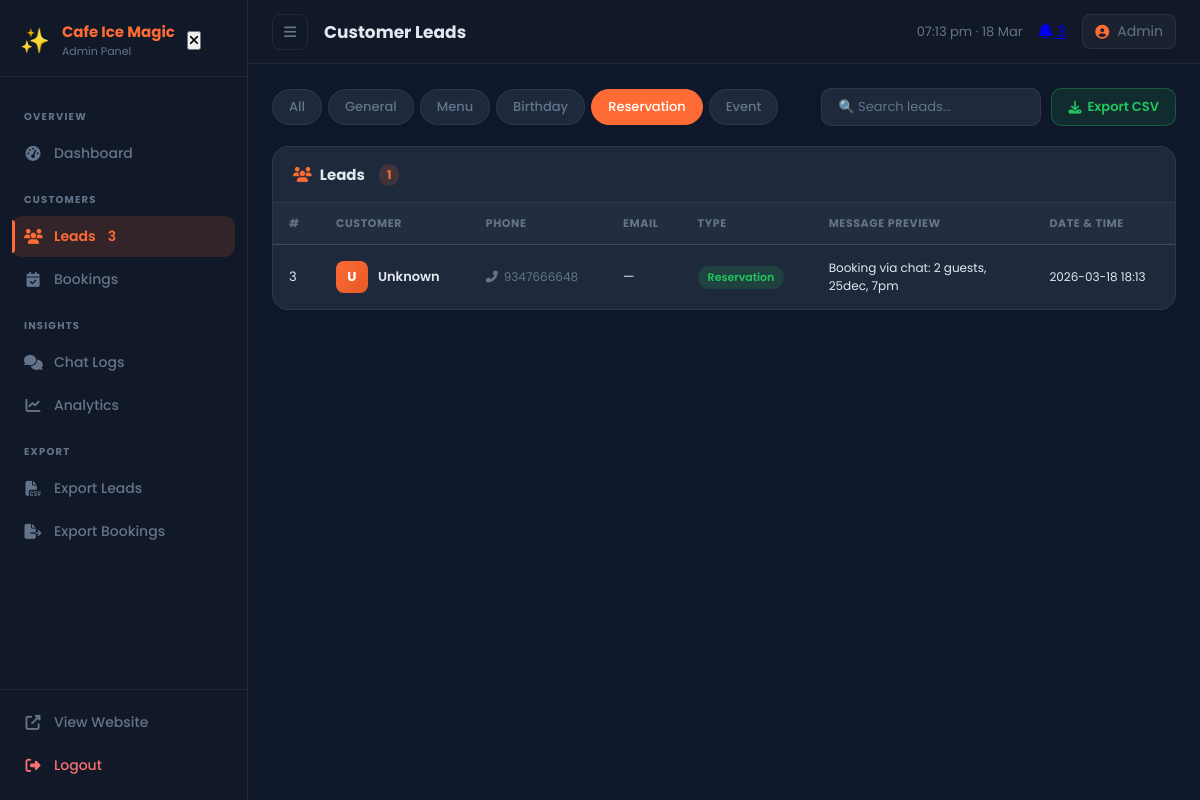
/admin/leads?type=reservation (signed in), run on the app's committed database.
### tables this page shows
CREATE TABLE leads (
            id INTEGER PRIMARY KEY AUTOINCREMENT,
            session_id TEXT,
            name TEXT,
            phone TEXT,
            email TEXT,
            inquiry_type TEXT DEFAULT 'general',
            message TEXT,
            source_page TEXT DEFAULT 'widget',
            created_at TIMESTAMP DEFAULT CURRENT_TIMESTAMP
        , contacted INTEGER DEFAULT 0, contacted_at TIMESTAMP);

### app.py (the view)
@app.route('/admin/leads')
@login_required
def admin_leads():
    inquiry_type = request.args.get('type', 'all')
    contacted    = request.args.get('contacted', None)
    leads = db.get_all_leads(inquiry_type=inquiry_type, contacted=contacted)
    return render_template('admin/leads.html', cafe=CAFE_CONFIG,
                           leads=leads, current_filter=inquiry_type,
                           contacted_filter=contacted)

### app.py (called while the page is built)
@app.context_processor
def inject_sidebar_stats():
    if session.get('admin_logged_in'):
        return {'new_leads_count': db.get_new_leads_count()}
    return {'new_leads_count': 0}

def login_required(f):
    @wraps(f)
    def decorated(*args, **kwargs):
        if not session.get('admin_logged_in'):
            return redirect(url_for('admin_login'))
        return f(*args, **kwargs)
    return decorated

### database.py (called while the page is built)
def get_db():
    conn = sqlite3.connect(DB_PATH)
    conn.row_factory = sqlite3.Row
    conn.execute("PRAGMA journal_mode=WAL")
    return conn

def get_all_leads(inquiry_type=None, contacted=None, limit=500):
    conn = get_db()
    where_clauses = []
    params = []
    if inquiry_type and inquiry_type != 'all':
        where_clauses.append('inquiry_type = ?')
        params.append(inquiry_type)
    if contacted == 'yes':
        where_clauses.append('contacted = 1')
    elif contacted == 'no':
        where_clauses.append('(contacted = 0 OR contacted IS NULL)')
    where_sql = ('WHERE ' + ' AND '.join(where_clauses)) if where_clauses else ''
    params.append(limit)
    rows = conn.execute(
        f'SELECT * FROM leads {where_sql} ORDER BY created_at DESC LIMIT ?', params
    ).fetchall()
    conn.close()
    return [dict(r) for r in rows]

def get_new_leads_count():
    conn = get_db()
    count = conn.execute(
        "SELECT COUNT(*) FROM leads WHERE contacted = 0 OR contacted IS NULL"
    ).fetchone()[0]
    conn.close()
    return count

### templates/admin/leads.html (shortened to what this page needs)
{% extends "admin/base.html" %}
{% block page_title %}Customer Leads{% endblock %}
{% block content %}
<div class="page-toolbar">
  <div class="filter-tabs">
    <a href="?type=all" class="filter-tab {% if current_filter == 'all' %}active{% endif %}">All</a>
    <a href="?type=general" class="filter-tab {% if current_filter == 'general' %}active{% endif %}">General</a>
    <a href="?type=menu_inquiry" class="filter-tab {% if current_filter == 'menu_inquiry' %}active{% endif %}">Menu</a>
    <a href="?type=birthday_party" class="filter-tab {% if current_filter == 'birthday_party' %}active{% endif %}">Birthday</a>
    <a href="?type=reservation" class="filter-tab {% if current_filter == 'reservation' %}active{% endif %}">Reservation</a>
    <a href="?type=event" class="filter-tab {% if current_filter == 'event' %}active{% endif %}">Event</a>
  </div>
  <div class="toolbar-actions">
    <input type="text" id="searchInput" class="search-input" placeholder="🔍 Search leads..."/>
    <a href="/api/export-leads" class="btn-export"><i class="fas fa-download"></i> Export CSV</a>
  </div>
</div>
<div class="card">
  <div class="card-header">
    <h3 class="card-title">
      <i class="fas fa-users"></i> Leads
      <span class="count-badge">{{ leads|length }}</span>
    </h3>
  </div>
  <div class="table-responsive">
    <table class="data-table sortable" id="leadsTable">
      <thead>
        <tr>
          <th class="sortable-col" data-col="0">#</th>
          <th class="sortable-col" data-col="1">Customer</th>
          <th class="sortable-col" data-col="2">Phone</th>
          <th class="sortable-col" data-col="3">Email</th>
          <th class="sortable-col" data-col="4">Type</th>
          <th class="sortable-col" data-col="5">Message Preview</th>
          <th class="sortable-col" data-col="6">Date &amp; Time</th>
        </tr>
      </thead>
      <tbody>
        {% for lead in leads %}
        <tr>
          <td class="text-muted">{{ lead.id }}</td>
          <td>
            <div class="user-cell">
              <div class="user-avatar">{{ (lead.name or 'U')[0].upper() }}</div>
              <div class="user-name">{{ lead.name or 'Unknown' }}</div>
            </div>
          </td>
          <td>
            {% if lead.phone %}
            <a href="tel:{{ lead.phone }}" class="phone-link">
              <i class="fas fa-phone-alt"></i> {{ lead.phone }}
            </a>
            {% else %}—{% endif %}
          </td>
          <td>
            {% if lead.email %}
            <a href="mailto:{{ lead.email }}" class="email-link">{{ lead.email }}</a>
            {% else %}—{% endif %}
          </td>
          <td>
            <span class="badge badge-{{ lead.inquiry_type }}">{{ lead.inquiry_type|replace('_',' ')|title }}</span>
          </td>
          <td class="message-preview">{{ (lead.message or '')[:80] }}{% if lead.message and lead.message|length > 80 %}…{% endif %}</td>
          <td class="text-sm text-muted">{{ lead.created_at[:16] if lead.created_at else '—' }}</td>
        </tr>
        {% else %}
        <tr>
          <td colspan="7" class="empty-state">
            <i class="fas fa-inbox"></i><br>No leads found for this filter.
          </td>
        </tr>
        {% endfor %}
      </tbody>
    </table>
  </div>
</div>
{% endblock %}

### static/css/admin.css (style rules this page uses)
*, *::before, *::after { box-sizing: border-box; margin: 0; padding: 0; }
html { scroll-behavior: smooth; }
:root { --orange: #FF6B35; --gold: #FFD700; --purple: #7c3aed; --green: #22c55e; --red: #ef4444; --sidebar-w: 248px; --sidebar-bg: #111827; --main-bg: #0f172a; --card-bg: #1e293b; --border: rgba(255,255,255,0.07); --text: #e2e8f0; --text-muted: #64748b; --topbar-h: 64px; }
body { font-family: 'Poppins', sans-serif; background: var(--main-bg); color: var(--text); display: flex; min-height: 100vh; }
.card { background: var(--card-bg); border: 1px solid var(--border); border-radius: 16px; overflow: hidden; }
.card-header { padding: 16px 20px; border-bottom: 1px solid var(--border); display: flex; align-items: center; justify-content: space-between; gap: 12px; }
.card-title { font-size: 15px; font-weight: 700; color: var(--text); display: flex; align-items: center; gap: 8px; }
.card-title i { color: var(--orange); }
.table-responsive { overflow-x: auto; }
.data-table { width: 100%; border-collapse: collapse; font-size: 13px; }
.data-table thead th { padding: 12px 16px; text-align: left; font-size: 11px; font-weight: 700; text-transform: uppercase; letter-spacing: 0.6px; color: var(--text-muted); background: rgba(255,255,255,0.02); border-bottom: 1px solid var(--border); white-space: nowrap; }
.data-table tbody td { padding: 14px 16px; border-bottom: 1px solid rgba(255,255,255,0.04); color: var(--text); vertical-align: middle; }
.data-table tbody tr:last-child td { border-bottom: none; }
.user-cell { display: flex; align-items: center; gap: 10px; }
.user-avatar { width: 32px; height: 32px; background: linear-gradient(135deg, var(--orange), #e55a24); border-radius: 8px; display: flex; align-items: center; justify-content: center; font-size: 13px; font-weight: 700; color: #fff; flex-shrink: 0; }
.user-name { font-weight: 600; font-size: 13px; }
.phone-link, .email-link { color: var(--text-muted); text-decoration: none; display: inline-flex; align-items: center; gap: 6px; font-size: 12px; transition: color 0.2s; }
.text-sm { font-size: 12px; }
.text-muted { color: var(--text-muted); }
.message-preview { max-width: 200px; color: var(--text-muted); font-size: 12px; }
.badge { display: inline-flex; padding: 3px 10px; border-radius: 100px; font-size: 11px; font-weight: 600; white-space: nowrap; }
.badge-reservation { background: rgba(34,197,94,0.15); color: var(--green); }
.count-badge { display: inline-flex; align-items: center; justify-content: center; padding: 2px 8px; background: rgba(255,107,53,0.15); color: var(--orange); border-radius: 100px; font-size: 12px; font-weight: 700; margin-left: 6px; }
.page-toolbar { display: flex; align-items: center; justify-content: space-between; gap: 16px; margin-bottom: 20px; flex-wrap: wrap; }
.filter-tabs { display: flex; gap: 6px; flex-wrap: wrap; }
.filter-tab { padding: 7px 16px; background: var(--card-bg); border: 1px solid var(--border); border-radius: 100px; color: var(--text-muted); font-size: 13px; font-weight: 500; text-decoration: none; transition: all 0.2s; }
.filter-tab.active, .filter-tab:hover { background: var(--orange); border-color: var(--orange); color: #fff; }
.toolbar-actions { display: flex; gap: 10px; align-items: center; }
.search-input { padding: 8px 16px; background: var(--card-bg); border: 1px solid var(--border); border-radius: 10px; color: var(--text); font-size: 13px; font-family: inherit; outline: none; width: 220px; transition: all 0.3s; }
.search-input::placeholder { color: var(--text-muted); }
.btn-export { display: inline-flex; align-items: center; gap: 6px; padding: 8px 16px; background: rgba(34,197,94,0.12); border: 1px solid rgba(34,197,94,0.3); border-radius: 10px; color: var(--green); font-size: 13px; font-weight: 600; font-family: inherit; text-decoration: none; cursor: pointer; transition: all 0.2s; }

### data on the page
leads: id "3", name "U", name "Unknown", phone "9347666648", inquiry_type "Reservation", message "Booking via chat: 2 guests, 25dec, 7pm", created_at "2026-03-18 18:13"

### other printed values
{{ cafe.name }} "Cafe Ice Magic"
{{ new_leads_count }} "3"
{{ leads|length }} "1"
